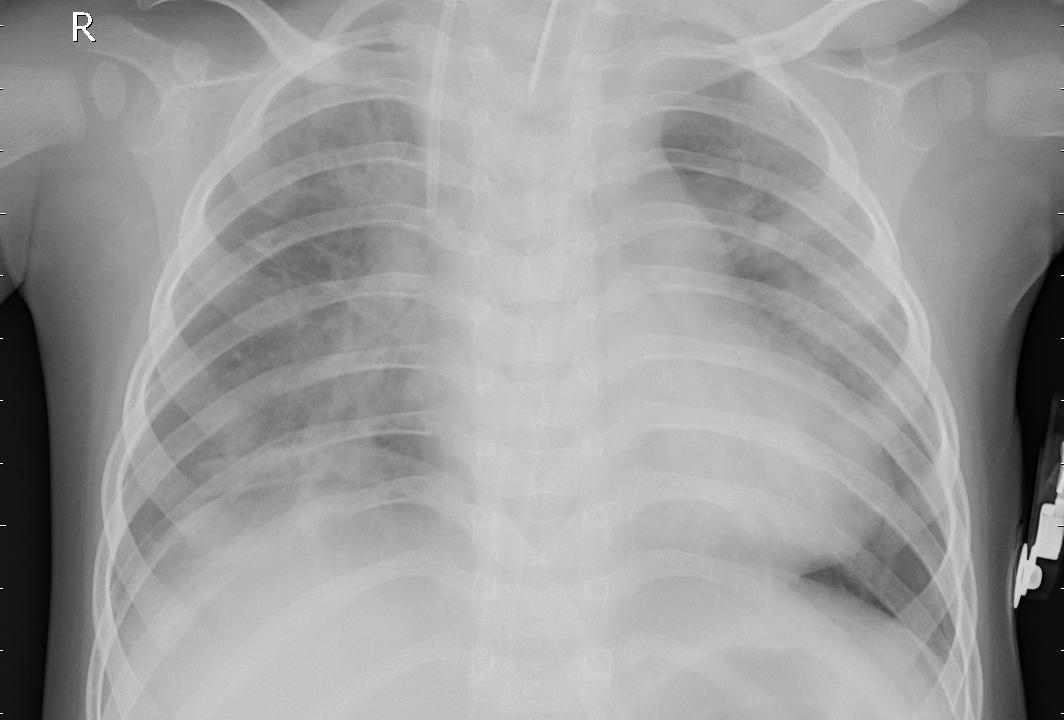
#> input picture data/test/PNEUMONIA/BACTERIA-1135262-0001.jpeg, 1064 x 720 px, found by its file name; the run also reads 1 picture not shown here
$ python data_import.py
#> lines starting #> are read from the running program, lines starting #| are printed output that depends on the picture
import os
import cv2
import numpy as np
import matplotlib.pyplot as plt
import seaborn as sns
from typing import Tuple, List

plt.style.use('ggplot')

def load_data(data_dir: str, labels: List[str], img_size: int = 128) -> Tuple[np.ndarray, np.ndarray]:
    """
    Load images and labels from directory structure
    Args:
        data_dir: Root directory containing subdirectories for each class
        labels: List of class names (subdirectory names)
        img_size: Target size for resizing images
    Returns:
        Tuple of (images, labels) as numpy arrays
    """
    images = []
    labels_list = []
    for label in labels:
        path = os.path.join(data_dir, label)
        class_num = labels.index(label)
        for img in os.listdir(path):
            try:
                img_arr = cv2.imread(os.path.join(path, img), cv2.IMREAD_GRAYSCALE)
                resized_arr = cv2.resize(img_arr, (img_size, img_size))
                images.append(resized_arr)
                labels_list.append(class_num)
            except Exception as e:
                print(f"Error loading {os.path.join(path, img)}: {e}")
    return np.array(images), np.array(labels_list)

def plot_sample_images(image_paths: List[str], titles: List[str], n_samples: int = 9, figsize: Tuple[int, int] = (20, 10),save_path: str = None) -> None:
    """
    Plot sample images in a grid
    Args:
        image_paths: List of paths to images
        titles: List of titles for the images
        n_samples: Number of samples to display
        figsize: Figure size
        save_path: Path to save the figure (optional)
    """
    plt.figure(figsize=figsize)
    for i in range(min(n_samples, len(image_paths))):
        plt.subplot(3, 3, i + 1)
        img = plt.imread(image_paths[i])
        plt.imshow(img, cmap='gray')
        plt.axis("off")
        plt.title(titles[i])
    plt.tight_layout()
    if save_path:
        plt.savefig(save_path)
    plt.close()

def plot_class_distribution(labels: np.ndarray, class_names: List[str], figsize: Tuple[int, int] = (10, 5), save_path: str = None) -> None:
    """
    Plot class distribution as countplot
    Args:
        labels: Array of numerical labels
        class_names: List of class names corresponding to numerical labels
        figsize: Figure size
        save_path: Path to save the figure (optional)
    """
    plt.figure(figsize=figsize)
    label_names = [class_names[label] for label in labels]
    sns.countplot(x=label_names)
    plt.title(f"Class Distribution ({' vs '.join(class_names)})")
    if save_path:
        plt.savefig(save_path)
    plt.close()

def main():
    # Configuration
    DATA_DIR = "/workspaces/Project_212/data"
    LABELS = ['PNEUMONIA', 'NORMAL']
    IMG_SIZE = 128

    # Paths
    train_dir = os.path.join(DATA_DIR, "train")
    test_dir = os.path.join(DATA_DIR, "test")
    pneumonia_dir = os.path.join(train_dir, "PNEUMONIA")
    normal_dir = os.path.join(train_dir, "NORMAL")

    # Load data
    train_images, train_labels = load_data(train_dir, LABELS, IMG_SIZE)
#> in load_data, img_arr is the input picture: shape (720, 1064); min 0, max 255, mean 156.1
#> in load_data, `resized_arr = cv2.resize(img_arr, (img_size, img_size))`:
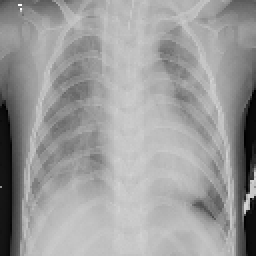
#> resized_arr: shape (128, 128) (shown 2 times larger); min 0, max 253, mean 156
#> pass 2 of the loop in load_data, `for label in labels:`:
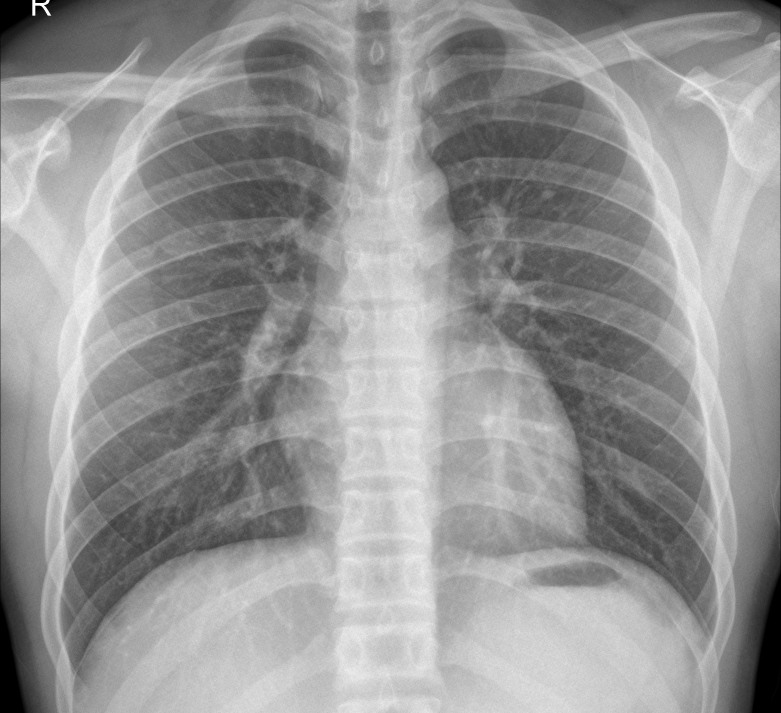
#> input picture data/test/NORMAL/IM-0029-0001.jpeg, 2343 x 2139 px, found by its file name (shown at 1/3 size)
#> in load_data, img_arr is the input picture: shape (2139, 2343); min 0, max 255, mean 149.6
#> in load_data, `resized_arr = cv2.resize(img_arr, (img_size, img_size))`:
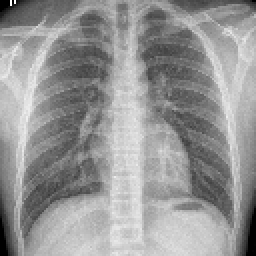
#> resized_arr: shape (128, 128) (shown 2 times larger); min 0, max 255, mean 149.6
#> train_labels = [0, 1]
    test_images, test_labels = load_data(test_dir, LABELS, IMG_SIZE)
#> pass 2 of the loop in load_data, `for label in labels:`:
#> test_labels = [0, 1]

    print(f"Total labels: {len(train_labels)}")
#| Total labels: 2

    # Get sample image paths
    pneumonia_images = [os.path.join(pneumonia_dir, img) for img in os.listdir(pneumonia_dir)]
    normal_images = [os.path.join(normal_dir, img) for img in os.listdir(normal_dir)]

    # Create and save visualizations
    plot_sample_images(pneumonia_images,  ["Pneumonia X-ray"] * len(pneumonia_images), save_path="pneumonia_samples.png")

    plot_sample_images(normal_images, ["Normal X-ray"] * len(normal_images), save_path="normal_samples.png")

    plot_class_distribution(train_labels, ["Pneumonia", "Normal"], save_path="class_comparison.png")
#> in plot_class_distribution, `label_names = [class_names[label] for label in labels]`: label_names = ['Pneumonia', 'Normal']
#> in plot_class_distribution, `plt.savefig(save_path)`:
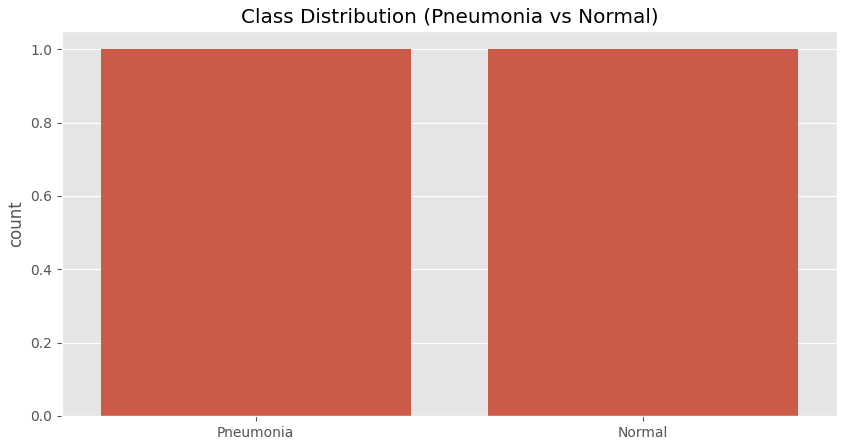
#> figure drawn by matplotlib, 1 panel

if __name__ == "__main__":
    main()
